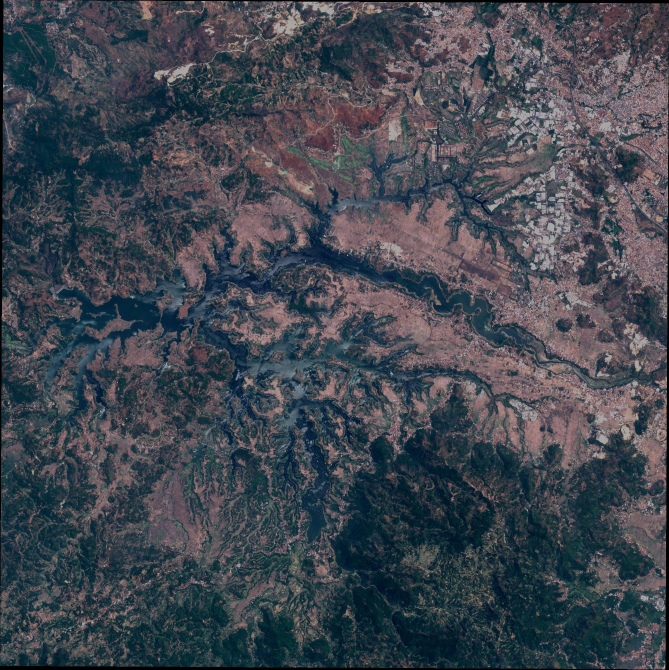
#> input picture yolo/data/images/train/water_body_1.jpg, 2007 x 2009 px (shown at 1/3 size)
$ python -i SVM.py   (imports and definitions only)
#> lines starting #> are read from the running program, lines starting #| are printed output that depends on the picture; after the words box and inside, x2 and y2 are one past the last pixel; in counts of white or black regions, pixels touching at a corner belong together
from PySide6.QtWidgets import (
    QApplication,
    QWidget,
    QVBoxLayout,
    QPushButton,
    QLabel,
    QFileDialog,
    QScrollArea,
)
from PySide6.QtGui import QPixmap, QImage, QPainter, QPen, QColor
from PySide6.QtCore import Qt
import cv2
import numpy as np
import joblib
from skimage.feature import hog


class ImageClassifierApp(QWidget):
    # [106 lines left out: functions __init__, initUI, apply_styles, upload_image, not called in this run]


def extract_hog_features(image):
    gray_image = cv2.cvtColor(image, cv2.COLOR_BGR2GRAY)
    features, hog_image = hog(
        gray_image, pixels_per_cell=(16, 16), cells_per_block=(2, 2), visualize=True
    )

    lower_blue = np.array([100, 50, 50])
    upper_blue = np.array([140, 255, 255])
    lower_green = np.array([35, 50, 50])
    upper_green = np.array([85, 255, 255])

    mask_water = cv2.inRange(image, lower_blue, upper_blue)
    mask_green = cv2.inRange(image, lower_green, upper_green)

    water_bbox = get_combined_bounding_box(mask_water)
    veg_bbox = get_combined_bounding_box(mask_green)

    has_vegetation = veg_bbox is not None
    has_water = water_bbox is not None

    return features, veg_bbox, water_bbox, has_vegetation, has_water


def get_combined_bounding_box(mask):
    contours, _ = cv2.findContours(mask, cv2.RETR_EXTERNAL, cv2.CHAIN_APPROX_SIMPLE)
    if not contours:
        return None
    x_min, y_min = float("inf"), float("inf")
    x_max, y_max = float("-inf"), float("-inf")
    for contour in contours:
        x, y, w, h = cv2.boundingRect(contour)
        x_min = min(x_min, x)
        y_min = min(y_min, y)
        x_max = max(x_max, x + w)
        y_max = max(y_max, y + h)
    return (x_min, y_min, x_max - x_min, y_max - y_min)


# [4 lines not run here, left out]

>>> import cv2
>>> picture = cv2.imread('../yolo/data/images/train/water_body_1.jpg')
#> picture is the input picture: shape (2009, 2007, 3); mean B, G, R 79.9, 71.6, 65.9
>>> result = extract_hog_features(picture)
#> in extract_hog_features, `gray_image = cv2.cvtColor(image, cv2.COLOR_BGR2GRAY)`:
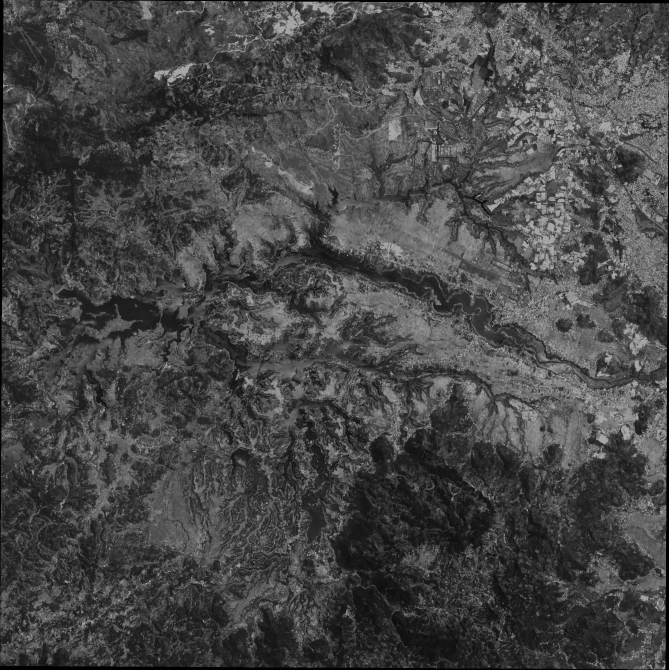
#> gray_image: shape (2009, 2007) (shown at 1/3 size); min 0, max 199, mean 70.9
#> in extract_hog_features, `features, hog_image = hog( gray_image, pixels_per_cell=(16, 16), cells..`:
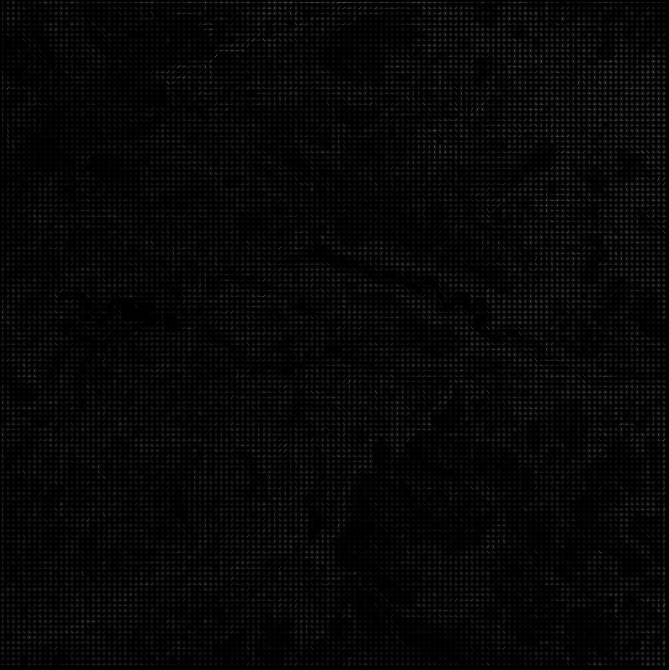
#> hog_image: shape (2009, 2007) float64 (shown at 1/3 size); min 0, max 40.16, mean 1.1; drawn with min black and max white
#> in extract_hog_features, `mask_water = cv2.inRange(image, lower_blue, upper_blue)`:
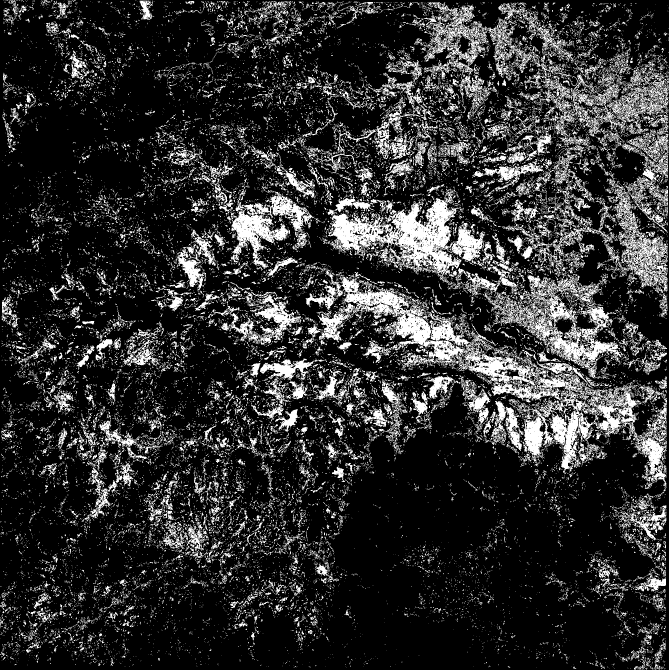
#> mask_water: shape (2009, 2007) (shown at 1/3 size); 18.7% white; 30461 white regions (27210 under 20 px), largest, box (x1, y1, x2, y2) and area: (917, 808, 2001, 1464) 95631, (984, 559, 1384, 844) 40444, (1473, 823, 1864, 1137) 32353
#> in extract_hog_features, `mask_green = cv2.inRange(image, lower_green, upper_green)`:
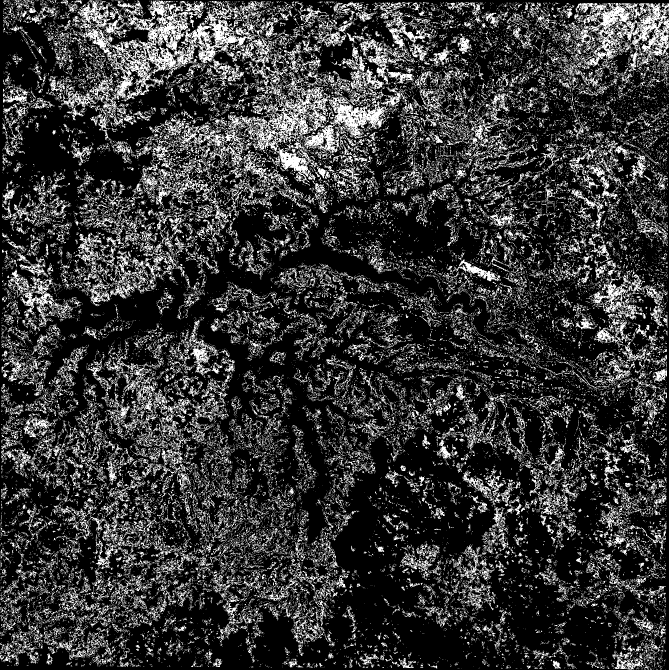
#> mask_green: shape (2009, 2007) (shown at 1/3 size); 21.2% white in thin lines or dots
#> in get_combined_bounding_box, `contours, _ = cv2.findContours(mask, cv2.RETR_EXTERNAL, cv2.CHAIN_APPR..`: contours = 29884 contours, 28177 with area under 20; largest, box (x1, y1, x2, y2) and area: (917, 808, 2001, 1464) 117814, (1473, 823, 1864, 1137) 51756, (984, 559, 1384, 844) 44534, (1261, 7, 1616, 238) 27922, (1712, 198, 2006, 410) 27871
#> the loop in get_combined_bounding_box, `for contour in contours:` made 29884 passes
#> (x, y, w, h, x_min, y_min, x_max) on passes 1, 3, 5: (1934, 2007, 1, 1, 1934, 2007, 1935), (1943, 2006, 1, 1, 1934, 2006, 1962), (1844, 2006, 1, 1, 1844, 2006, 1962)
#> in extract_hog_features, `water_bbox = get_combined_bounding_box(mask_water)`: water_bbox = (0, 0, 2007, 2008)
#> in get_combined_bounding_box (call 2), `contours, _ = cv2.findContours(mask, cv2.RETR_EXTERNAL, cv2.CHAIN_APPR..`: contours = 42145 contours, 39264 with area under 20; largest, box (x1, y1, x2, y2) and area: (182, 1, 796, 437) 72339, (1688, 9, 2007, 283) 33675, (642, 213, 991, 557) 31378, (985, 264, 1165, 417) 10668, (676, 107, 865, 321) 10586
#> the loop in get_combined_bounding_box (call 2), `for contour in contours:` made 42145 passes
#> contour on passes 29, 31, 32: [[1949, 2003], [1950, 2004], [1950, 2003]], [[1922, 2003]], [[1821, 2003]]
